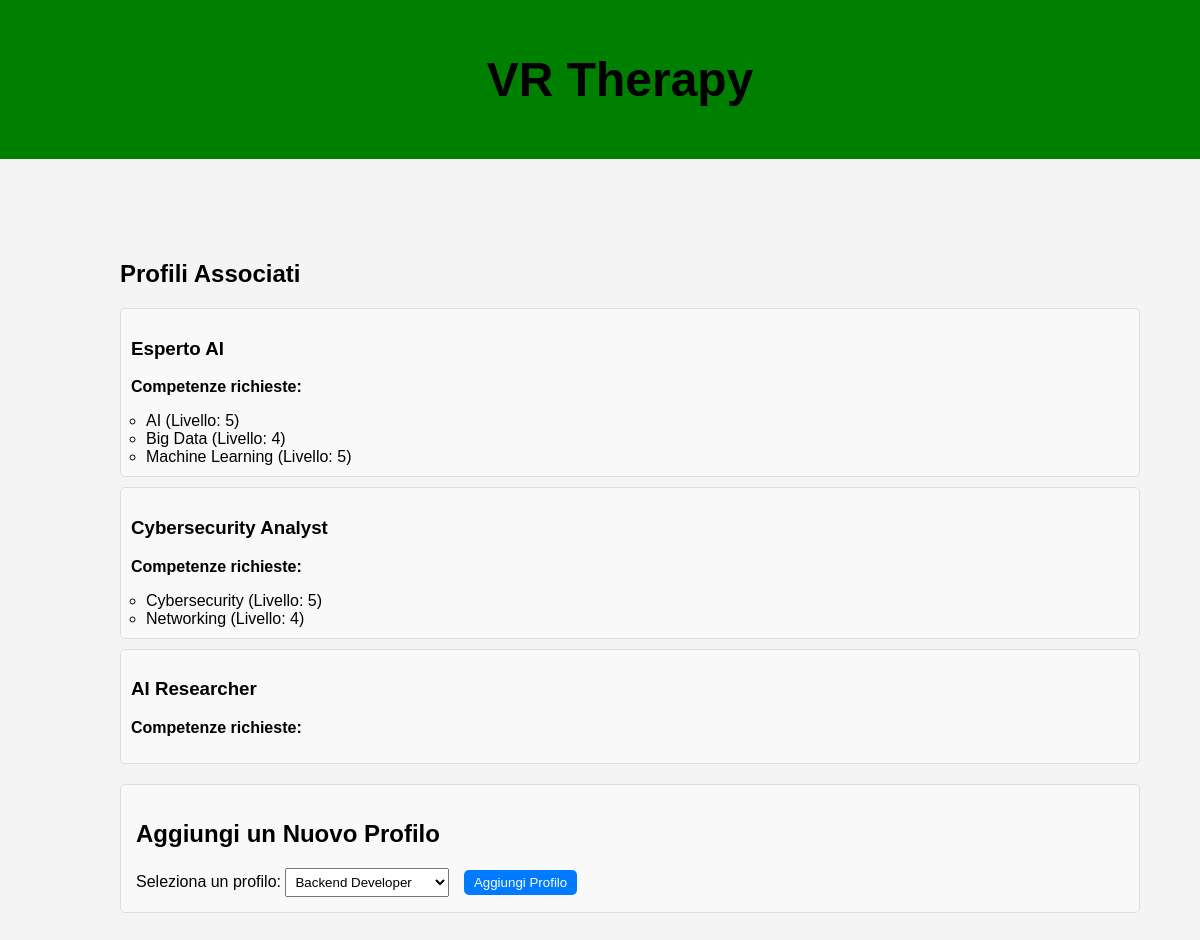
/php/inserisci_profilo.php?progetto=VR Therapy (signed in), run on the app's committed database.
### tables this page shows
CREATE TABLE ProfiloSkill (
    id_Profilo INT NOT NULL,
    nome_Competenza VARCHAR(50) NOT NULL,
    livello INT,
    PRIMARY KEY (id_Profilo, nome_Competenza),
    FOREIGN KEY (id_Profilo) REFERENCES Profilo(id),
    FOREIGN KEY (nome_Competenza) REFERENCES Skill(competenza)
);

### php/inserisci_profilo.php (the view, shortened to what this page needs)
<?php
require 'config.php';
$nomeProgetto = $_GET['progetto'] ?? null;
$conn = new mysqli($host, $username, $password, $dbname);
$stmt = $conn->prepare("SELECT id_Profilo FROM Profilo_Software WHERE nome_Software = ?");
$stmt->bind_param("s", $nomeProgetto);
$stmt->execute();
$result = $stmt->get_result();
$profili = [];
while ($row = $result->fetch_assoc()) {
    $idProfilo = $row['id_Profilo'];
    $stmtProfilo = $conn->prepare("SELECT nome FROM Profilo WHERE id = ?");
    $stmtProfilo->bind_param("i", $idProfilo);
    $stmtProfilo->execute();
    $resultProfilo = $stmtProfilo->get_result();
    if ($profilo = $resultProfilo->fetch_assoc()) {
        $nomeProfilo = $profilo['nome'];
        $stmtCompetenze = $conn->prepare("SELECT nome_competenza, livello FROM ProfiloSkill WHERE id_profilo = ?");
        $stmtCompetenze->bind_param("i", $idProfilo);
        $stmtCompetenze->execute();
        $resultCompetenze = $stmtCompetenze->get_result();
        $competenze = [];
        while ($rowComp = $resultCompetenze->fetch_assoc()) {
            $competenze[] = [
                'competenza' => $rowComp['nome_competenza'],
                'livello' => $rowComp['livello']
            ];
        }
        $profili[] = [
            'nome' => $nomeProfilo,
            'competenze' => $competenze
        ];
    }
}
$stmt = $conn->prepare("SELECT id, nome FROM Profilo WHERE id NOT IN (SELECT id_Profilo FROM Profilo_Software WHERE nome_Software = ?) ORDER BY nome");
$stmt->bind_param("s", $nomeProgetto);
$stmt->execute();
$resultProfiliDisponibili = $stmt->get_result();
?>
<!DOCTYPE html>
<html lang="it">
<head>
    <link rel="stylesheet" href="../css/dashboard.css">
    <link rel="stylesheet" href="../css/options.css">
</head>
<body>
    <header>
        <h1><?php echo htmlspecialchars($nomeProgetto); ?></h1>
    </header>
    <div class="content">
        <section>
            <h2>Profili Associati</h2>
            <?php if (!empty($profili)): ?>
                <ul class="profile-list">
                    <?php foreach ($profili as $profilo): ?>
                        <li class="profile-item">
                            <h3><?php echo htmlspecialchars($profilo['nome']); ?></h3>
                            <p><strong>Competenze richieste:</strong></p>
                            <ul class="competence-list">
                                <?php foreach ($profilo['competenze'] as $competenza): ?>
                                    <li><?php echo htmlspecialchars($competenza['competenza']); ?> (Livello: <?php echo $competenza['livello']; ?>)</li>
                                <?php endforeach; ?>
                            </ul>
                        </li>
                    <?php endforeach; ?>
                </ul>
            <?php else: ?>
                <p>Nessun profilo associato a questo progetto.</p>
            <?php endif; ?>
        </section>
        <section class="add-profile-form">
            <h2>Aggiungi un Nuovo Profilo</h2>
            <form method="POST">
                <label for="profilo_da_aggiungere">Seleziona un profilo:</label>
                <select name="profilo_da_aggiungere" id="profilo_da_aggiungere" required>
                    <?php while ($profilo = $resultProfiliDisponibili->fetch_assoc()): ?>
                        <option value="<?php echo $profilo['id']; ?>"><?php echo htmlspecialchars($profilo['nome']); ?></option>
                    <?php endwhile; ?>
                </select>
                <button type="submit">Aggiungi Profilo</button>
            </form>
        </section>
    </div>
</body>
</html>

### css/dashboard.css (style rules this page uses)
body { font-family: Arial, sans-serif; background-color: #f4f4f4; box-sizing: border-box; margin: 0; padding: 0; min-height: 100vh; overflow-y: auto; padding-bottom: 60px; }
header { text-align: center; padding: 20px; font-size: 24px; font-weight: bold; background-color: green; position: fixed; top: 0; width: 100%; }
.content { padding: 30vh 5vw 20vh 10vw; }

### php/inserisci_profilo.php (style rules this page uses)
.profile-list { list-style-type: none; padding: 0; }
.profile-item { border: 1px solid #ddd; padding: 10px; margin-bottom: 10px; border-radius: 5px; background: #f9f9f9; }
.competence-list { margin-top: 5px; padding-left: 15px; }
.add-profile-form { margin-top: 20px; padding: 15px; border: 1px solid #ddd; border-radius: 5px; background: #f9f9f9; }
.add-profile-form select { padding: 5px; margin-right: 10px; }
.add-profile-form button { padding: 5px 10px; background-color: #007BFF; color: white; border: none; border-radius: 5px; cursor: pointer; }

### data on the page
profiloskill: nome_Competenza "Big Data", livello "4"
profiloskill: nome_Competenza "Machine Learning", livello "5"
profiloskill: nome_Competenza "Cybersecurity", livello "5"
profiloskill: nome_Competenza "Networking", livello "4"

### other printed values
$nomeProgetto "VR Therapy"
$profilo['nome'] "Esperto AI"
$competenza['competenza'] "AI"
$competenza['livello'] "5"
$profilo['nome'] "Cybersecurity Analyst"
$profilo['nome'] "AI Researcher"
form field profilo_da_aggiungere "Backend Developer"
